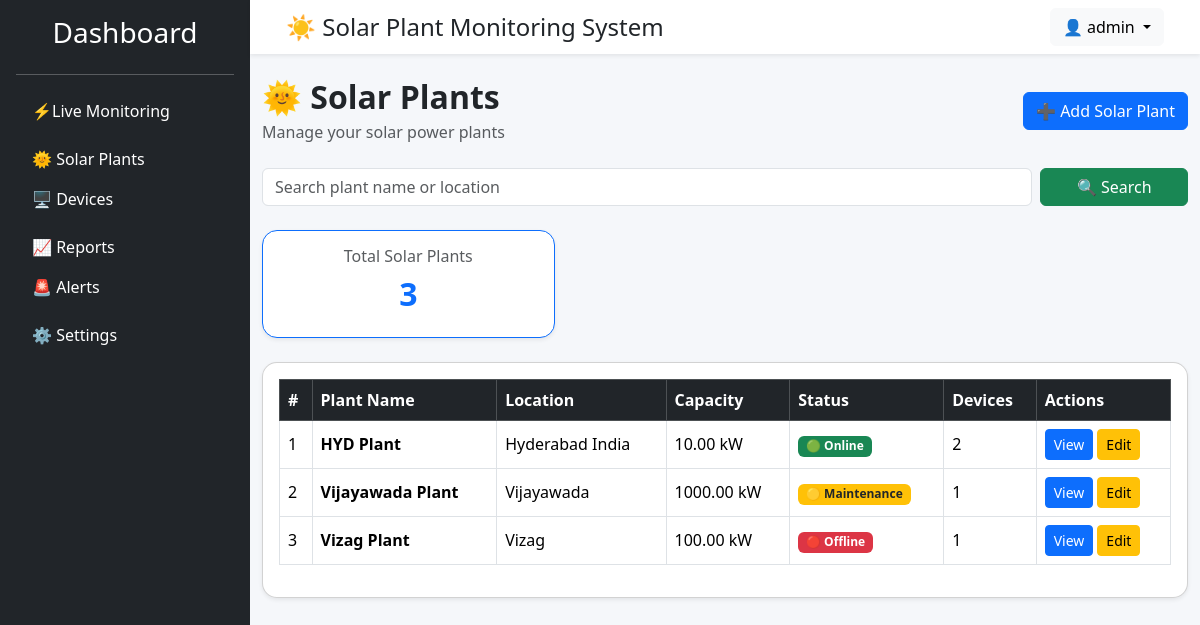
The app's page /devices/plants/ (signed in), older data.
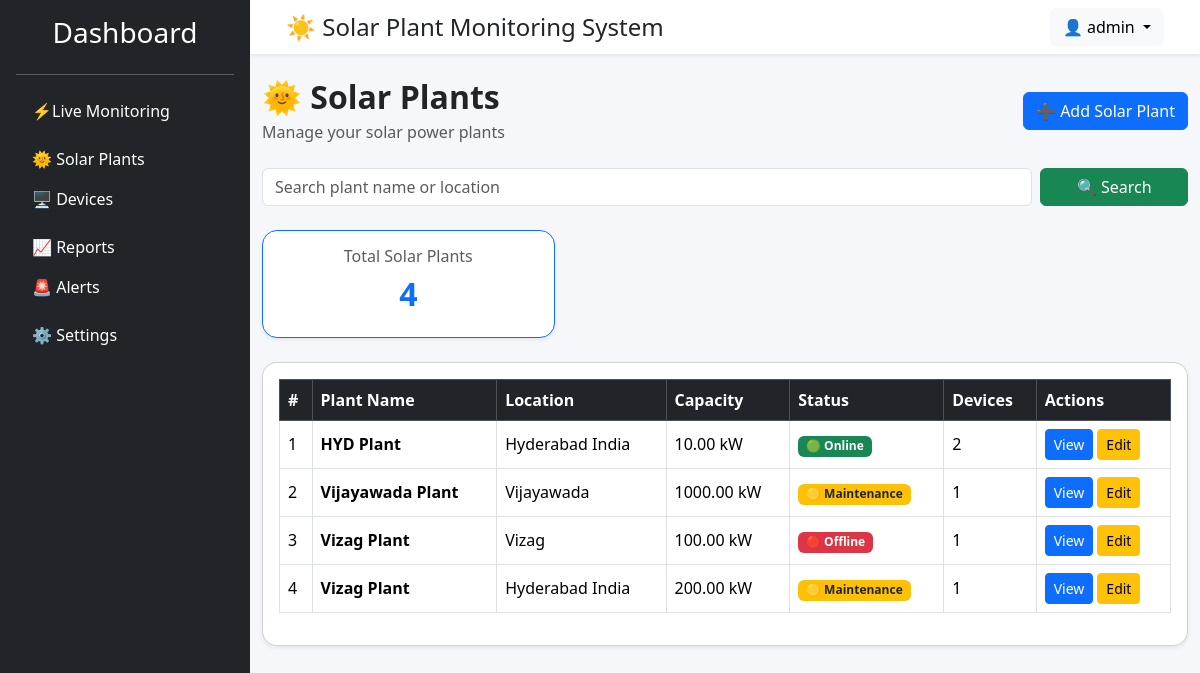
The same page, newer data.
### devices/models.py (models this page shows, shortened)
class SolarPlant(models.Model):
    STATUS_CHOICES = [
        ("ONLINE", "Online"),
        ("OFFLINE", "Offline"),
        ("MAINTENANCE", "Maintenance"),
    ]
    plant_name = models.CharField(max_length=100)
    location = models.CharField(max_length=255)
    capacity_kw = models.DecimalField(max_digits=10, decimal_places=2)
    status = models.CharField(
        max_length=20,
        choices=STATUS_CHOICES,
        default="ONLINE",
    )
    created_at = models.DateTimeField(auto_now_add=True)
    updated_at = models.DateTimeField(auto_now=True)
    class Meta:
        ordering = ["plant_name"]
        verbose_name = "Solar Plant"
        verbose_name_plural = "Solar Plants"

### devices/views.py (the view)
# urls.py: path("plants/", views.plant_list, name="plant_list"),
@login_required
def plant_list(request):
    plants = SolarPlant.objects.all().order_by("plant_name")
    search = request.GET.get("search", "").strip()
    if search:
        plants = plants.filter(
            plant_name__icontains=search
        ) | plants.filter(
            location__icontains=search
        )
    paginator = Paginator(plants, 20)
    page_number = request.GET.get("page")
    page_obj = paginator.get_page(page_number)
    return render(
        request,
        "devices/plant_list.html",
        {
            "page_obj": page_obj,
            "search": search,
        },
    )

### templates/devices/plant_list.html (shortened to what this page needs)
{% extends 'base.html' %}
{% block content %}
<div class="d-flex justify-content-between align-items-center mb-4">
    <div>
        <h2 class="fw-bold mb-1">
            🌞 Solar Plants
        </h2>
        <p class="text-muted mb-0">
            Manage your solar power plants
        </p>
    </div>
    <a
        href="{% url 'devices:plant_create' %}"
        class="btn btn-primary">
        ➕ Add Solar Plant
    </a>
</div>
<form method="GET" class="row g-2 mb-4">
    <div class="col-md-10">
        <input
            type="text"
            name="search"
            value="{{ search }}"
            class="form-control"
            placeholder="Search plant name or location">
    </div>
    <div class="col-md-2">
        <button
            type="submit"
            class="btn btn-success w-100">
            🔍 Search
        </button>
    </div>
</form>
<div class="row mb-4">
    <div class="col-md-4">
        <div class="card shadow-sm border-primary">
            <div class="card-body text-center">
                <h6 class="text-muted">
                    Total Solar Plants
                </h6>
                <h2 class="fw-bold text-primary">
                    {{ page_obj.paginator.count }}
                </h2>
            </div>
        </div>
    </div>
</div>
<div class="card shadow-sm">
    <div class="card-body">
        <div class="table-responsive">
            <table class="table table-hover table-bordered align-middle">
                <thead class="table-dark">
                    <tr>
                        <th>#</th>
                        <th>Plant Name</th>
                        <th>Location</th>
                        <th>Capacity</th>
                        <th>Status</th>
                        <th>Devices</th>
                        <th>Actions</th>
                    </tr>
                </thead>
                <tbody>
                {% for plant in page_obj %}
                    <tr>
                        <td>
                            {{ page_obj.start_index|add:forloop.counter0 }}
                        </td>
                        <td>
                            <strong>
                                {{ plant.plant_name }}
                            </strong>
                        </td>
                        <td>
                            {{ plant.location }}
                        </td>
                        <td>
                            {{ plant.capacity_kw }} kW
                        </td>
                        <td>
                            {% if plant.status == "ONLINE" %}
                                <span class="badge bg-success">
                                    🟢 Online
                                </span>
                            {% elif plant.status == "OFFLINE" %}
                                <span class="badge bg-danger">
                                    🔴 Offline
                                </span>
                            {% else %}
                                <span class="badge bg-warning text-dark">
                                    🟡 Maintenance
                                </span>
                            {% endif %}
                        </td>
                        <td>
                            {{ plant.devices.count }}
                        </td>
                        <td>
                            <div class="d-flex gap-1">
                                <a
                                    href="{% url 'devices:plant_detail' plant.pk %}"
                                    class="btn btn-sm btn-primary">
                                    View
                                </a>
                                <a
                                    href="{% url 'devices:plant_update' plant.pk %}"
                                    class="btn btn-sm btn-warning">
                                    Edit
                                </a>
                            </div>
                        </td>
                    </tr>
                {% endfor %}
                </tbody>
            </table>
        </div>
    </div>
</div>
{% endblock %}

Row changes from the older to the newer data that the page shows:
added SolarPlant: start_index|add "4", plant_name "Vizag Plant", location "Hyderabad India", capacity_kw "200.00", status "🟡 Maintenance", devices.count "1"
Text that changed along with them:
{{ page_obj.paginator.count }}: "3" → "4"
